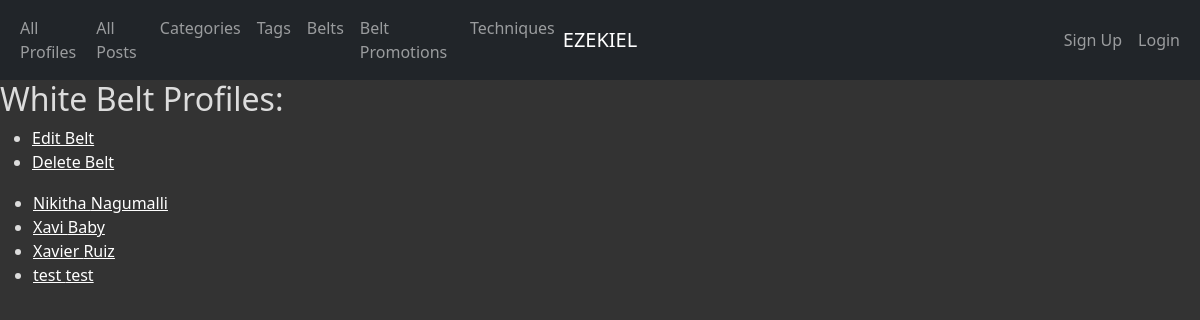
/belts/1/, run on an earlier commit of the app's database.
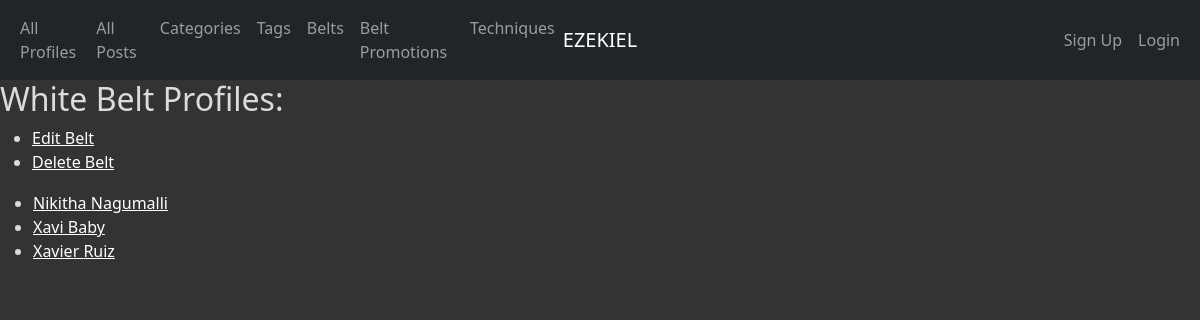
And on a later commit of the database.
### app_info/models.py (models this page shows, shortened)
class Profile(AbstractUser):
    profile_id = models.AutoField(primary_key=True)
    first_name = models.CharField(max_length=45)
    last_name = models.CharField(max_length=45)
    join_date = models.DateTimeField(default=timezone.now)
    profile_picture = models.ImageField(default="")
    banner_picture = models.ImageField(default="")
    belt = models.ForeignKey(Belt, related_name='profiles', on_delete=models.PROTECT)
    def get_absolute_url(self):
        return reverse('app_info_profile_detail_urlpattern',
                       kwargs={'pk': self.pk}
                       )
    class Meta:
        ordering = ['first_name']

### app_info/views.py (the view)
class BeltDetail(DetailView):
    model = Belt
    def get_context_data(self, **kwargs):
        context = super(DetailView, self).get_context_data(**kwargs)
        belt = self.get_object()
        profiles = belt.profiles.all()
        name = belt.name
        context['profiles'] = profiles
        context['name'] = name
        return context

### app_info/models.py (called while the page is built)
    def get_update_url(self):
        return reverse('app_info_belt_update_urlpattern',
                       kwargs={'pk': self.pk}
                       )

    def get_delete_url(self):
        return reverse('app_info_belt_delete_urlpattern',
                       kwargs={'pk': self.pk}
                       )

### app_info/templates/app_info/belt_detail.html (shortened to what this page needs)
{% extends 'app_info/base.html' %}
{% block content %}
    <h2>{{ belt.name }} Belt Profiles:</h2>
    <ul class="inline">
        <li>
          <a
              href="{{ belt.get_update_url }}"
              class="button button-primary">
            Edit Belt</a></li>
        <li>
          <a
              href="{{ belt.get_delete_url }}"
              class="button button-primary">
            Delete Belt</a></li>
    </ul>
    <section>
        <table>
            <tr>
                <td>
                    <ul>
                        {% for profile in profiles %}
                        <li>
                            <a href="{{ profile.get_absolute_url }}">{{ profile.first_name }} {{ profile.last_name }}</a>
                        </li>
                        {% empty %}
                        <li><em>There are no profiles for this belt</em></li>
                        {% endfor %}
                    </ul>
                </td>
            </tr>
        </table>
    </section>
{% endblock %}

What changed in the data, as far as the page shows it:
removed Profile: first_name "test", last_name "test"
